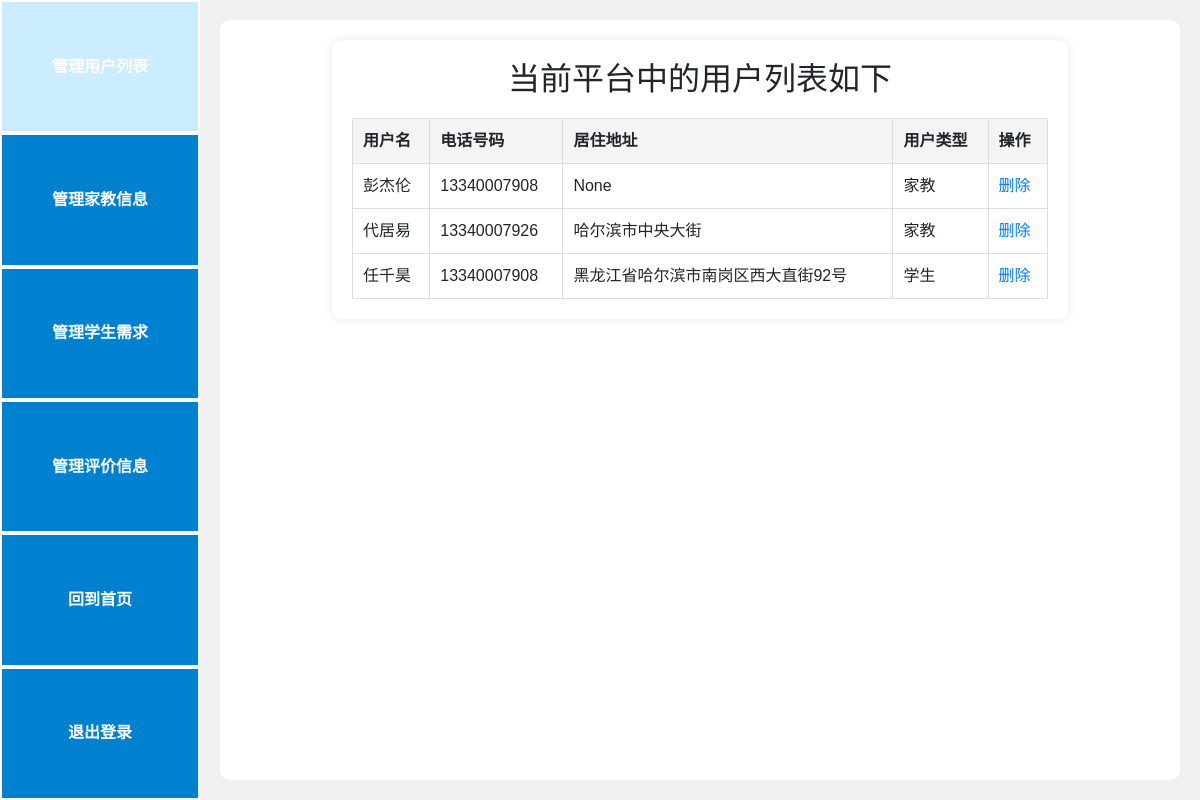
Page /admin_users (signed in) on the earlier database version.
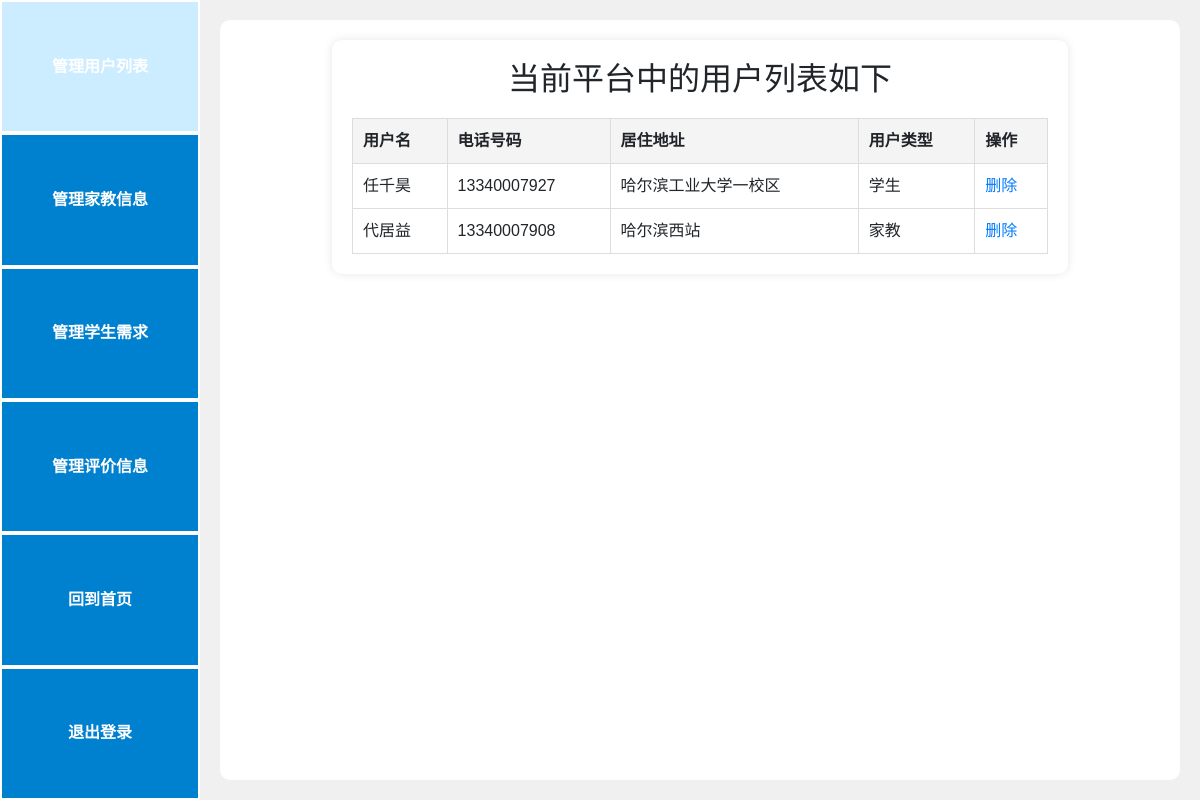
Same page on the later database version.
### models.py (models this page shows)
class User(db.Model):
    id = db.Column(db.Integer, primary_key=True)
    username = db.Column(db.String(80), unique=True, nullable=False)
    password = db.Column(db.String(80), nullable=False)
    role = db.Column(db.String(20), nullable=False)  # role=tutor是老师，=student是学生
    phoneNumber = db.Column(db.String(20), unique=True, nullable=True)
    location = db.Column(db.String(80), unique=False, nullable=True)
    photo = db.Column(db.String(120), nullable=True)  # 假设存储照片的路径或URL

### app.py (the view)
@app.route('/admin_users')
def admin_users():
    if 'admin' not in session:
        return redirect(url_for('admin'))
    users = User.query.all()
    return render_template('admin_users.html', users=users)

### app.py (called while the page is built)
@app.before_request
def create_tables():
    if not hasattr(g, 'first_request'):  # 保证该函数只在第一次访问时执行
        g.first_request = True
        db.create_all()  # 创建所有在模型中定义的数据库表格

@app.before_request
def before_request():
    g.user = None
    if 'user_id' in session:
        g.user = User.query.get(session['user_id'])

### templates/admin_users.html (shortened to what this page needs)
{% extends "base_admin.html" %}
{% block content %}
<div class="profile-content">
    <h2 class="center-text">当前平台中的用户列表如下</h2>
    <table class="profile-table">
        <thead>
            <tr>
                <th>用户名</th>
                <th>电话号码</th>
                <th>居住地址</th>
                <th>用户类型</th>
                <th>操作</th>
            </tr>
        </thead>
        <tbody>
            {% for user in users %}
            <tr>
                <td>{{ user.username }}</td>
                <td>{{ user.phoneNumber }}</td>
                <td>{{ user.location }}</td>
                 {% if user.role == 'tutor' %}
                <td>家教</td>
                {% else %}
                <td>学生</td>
                {% endif %}
                <td><a href="{{ url_for('delete_entity', entity='user', id=user.id) }}" onclick="return confirm('确定要删除此用户吗？');">删除</a></td>
            </tr>
            {% endfor %}
        </tbody>
    </table>
</div>
{% endblock %}

Differences in the rows shown:
removed User: username "彭杰伦", phoneNumber "13340007908", location "None", role "家教"
removed User: username "代居易", phoneNumber "13340007926", location "哈尔滨市中央大街", role "家教"
changed User "任千昊": phoneNumber "13340007908" → "13340007927"; location "黑龙江省哈尔滨市南岗区西大直街92号" → "哈尔滨工业大学一校区"
added User: username "代居益", phoneNumber "13340007908", location "哈尔滨西站", role "家教"
